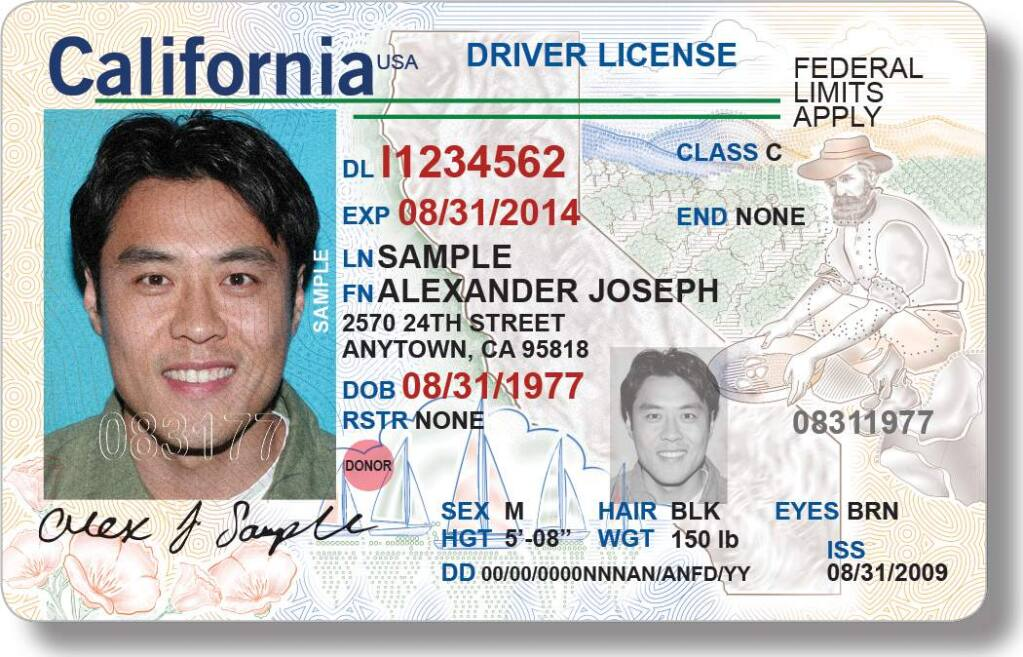
#> input picture test-image.jpeg, 1023 x 657 px
$ python text_dect_openCV_only.py --image test-image.jpeg
#> lines starting #> are read from the running program, lines starting #| are printed output that depends on the picture; after the words box and inside, x2 and y2 are one past the last pixel; in counts of white or black regions, pixels touching at a corner belong together
import cv2
import pytesseract
import argparse
from util_func import find_date_fields

"""
Find date fields using OpenCV2 find counters and OCR only
"""

ap = argparse.ArgumentParser()
ap.add_argument("-i", "--image", required=True, help="path to image")
args = vars(ap.parse_args())

image = cv2.imread(args["image"])
#> image is the input picture: shape (657, 1023, 3); mean B, G, R 193.5, 195.2, 194.6

gray = cv2.cvtColor(image, cv2.COLOR_BGR2GRAY)
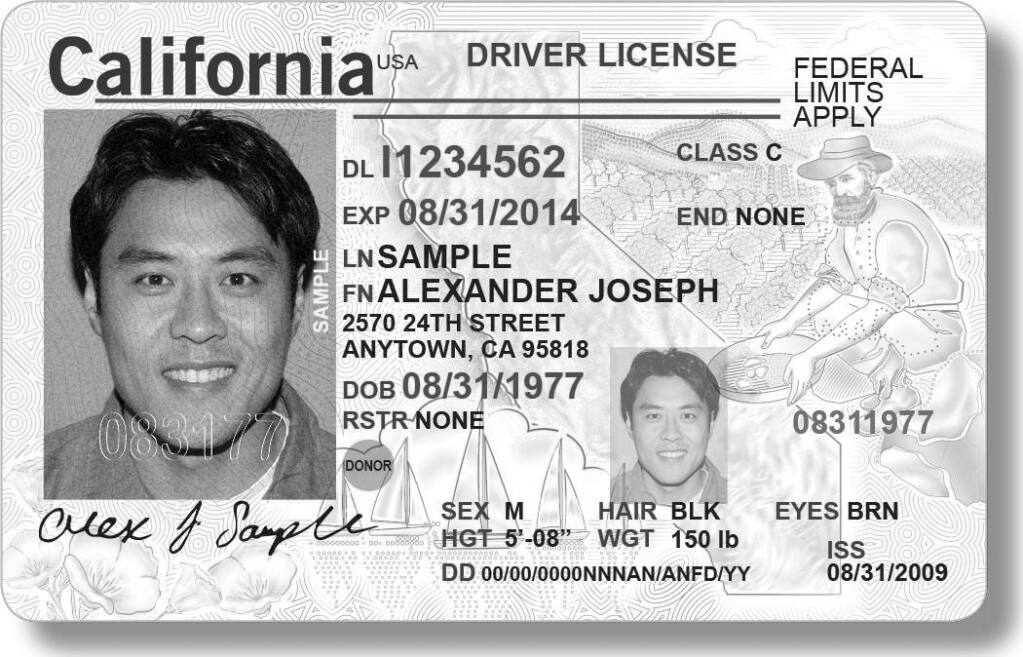
#> gray: shape (657, 1023); min 0, max 255, mean 194.8

ret, thresh1 = cv2.threshold(
    gray, 110, 255, cv2.THRESH_BINARY_INV)
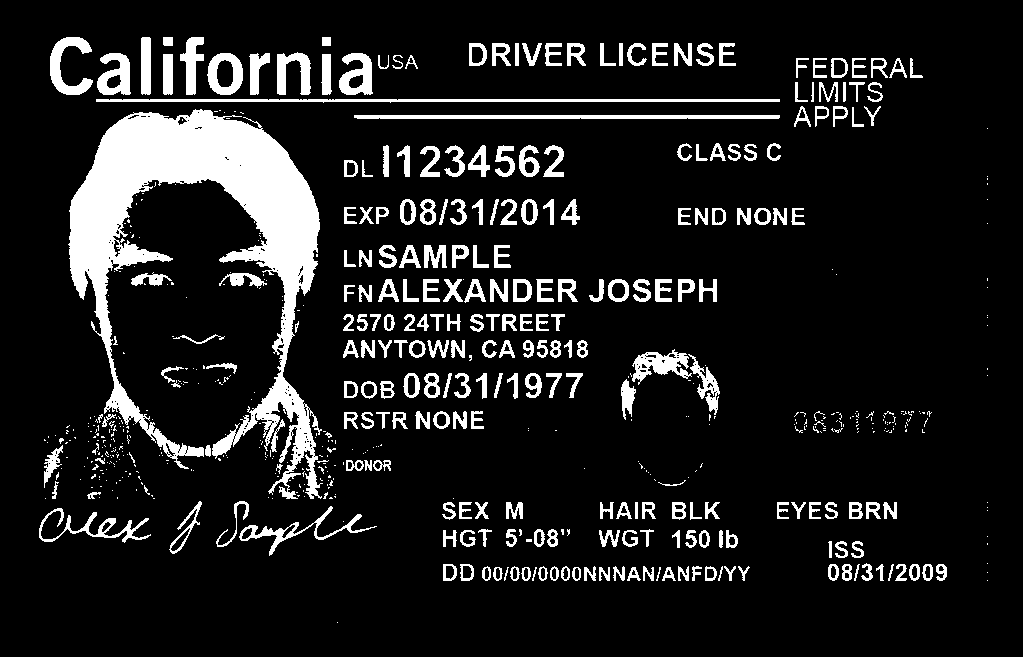
#> thresh1: shape (657, 1023); 11.8% white; 631 white regions (369 under 20 px), largest, box (x1, y1, x2, y2) and area: (68, 109, 323, 499) 31736, (96, 99, 780, 103) 2042, (354, 115, 780, 119) 1697

rect_kernel = cv2.getStructuringElement(cv2.MORPH_RECT, (18, 18))

dilation = cv2.dilate(thresh1, rect_kernel, iterations=1)
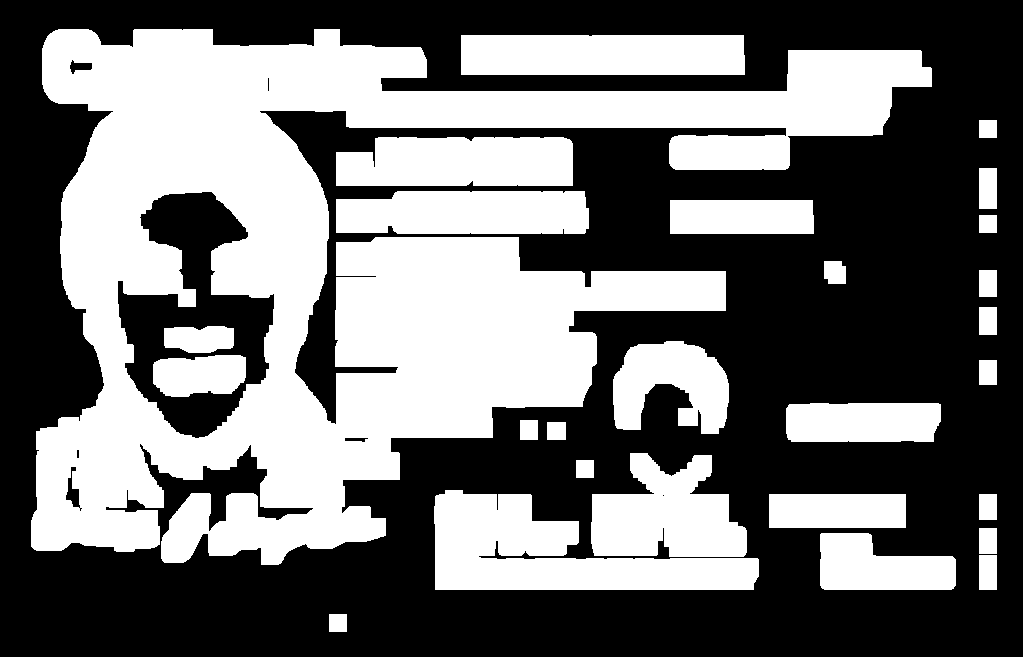
#> dilation: shape (657, 1023); 44% white; 27 white regions

contours, hierarchy = cv2.findContours(dilation, cv2.RETR_EXTERNAL,
                                       cv2.CHAIN_APPROX_SIMPLE)
#> contours = 25 contours; largest, box (x1, y1, x2, y2) and area: (31, 29, 932, 565) 214176, (434, 490, 759, 590) 17344, (461, 35, 745, 75) 11014, (591, 453, 747, 557) 10834, (336, 137, 573, 186) 10600

im2 = image.copy()

text_list = []
for cnt in contours:
    x, y, w, h = cv2.boundingRect(cnt)

    rect = cv2.rectangle(im2, (x, y), (x + y, y + h), (0, 255, 0), 2)
    cropped = im2[y:y + h, x:x + w]

#> (the run stopped early here; a loop or call above may not have finished)
